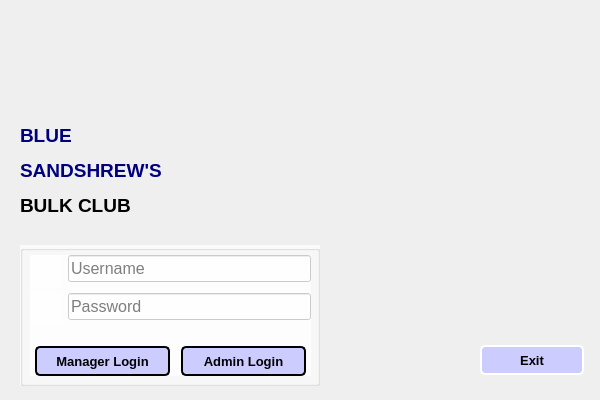
<?xml version="1.0" encoding="UTF-8"?>
<ui version="4.0">
 <class>login</class>
 <widget class="QDialog" name="login">
  <property name="geometry">
   <rect>
    <x>0</x>
    <y>0</y>
    <width>600</width>
    <height>400</height>
   </rect>
  </property>
  <property name="sizePolicy">
   <sizepolicy hsizetype="Fixed" vsizetype="Fixed">
    <horstretch>0</horstretch>
    <verstretch>0</verstretch>
   </sizepolicy>
  </property>
  <property name="minimumSize">
   <size>
    <width>600</width>
    <height>400</height>
   </size>
  </property>
  <property name="maximumSize">
   <size>
    <width>600</width>
    <height>400</height>
   </size>
  </property>
  <property name="windowTitle">
   <string>Login Window</string>
  </property>
  <widget class="QPushButton" name="exitProgramButton">
   <property name="geometry">
    <rect>
     <x>480</x>
     <y>345</y>
     <width>104</width>
     <height>30</height>
    </rect>
   </property>
   <property name="font">
    <font>
     <pointsize>10</pointsize>
     <weight>75</weight>
     <bold>true</bold>
    </font>
   </property>
   <property name="styleSheet">
    <string notr="true">background-color:#ccccff;
border-style: solid;
border-color: white;
border-width: 2px;
border-radius: 5px;</string>
   </property>
   <property name="text">
    <string>Exit</string>
   </property>
  </widget>
  <widget class="QLabel" name="nameLabel">
   <property name="geometry">
    <rect>
     <x>20</x>
     <y>110</y>
     <width>191</width>
     <height>121</height>
    </rect>
   </property>
   <property name="font">
    <font>
     <pointsize>14</pointsize>
     <weight>75</weight>
     <bold>true</bold>
    </font>
   </property>
   <property name="text">
    <string>&lt;html&gt;&lt;head/&gt;&lt;body&gt;&lt;p&gt;&lt;span style=&quot; color:#00007f;&quot;&gt;BLUE&lt;/span&gt;&lt;/p&gt;&lt;p&gt;&lt;span style=&quot; color:#00007f;&quot;&gt;SANDSHREW'S&lt;/span&gt;&lt;/p&gt;&lt;p&gt;BULK CLUB&lt;/p&gt;&lt;/body&gt;&lt;/html&gt;</string>
   </property>
   <property name="wordWrap">
    <bool>true</bool>
   </property>
  </widget>
  <widget class="QGroupBox" name="loginGroupBox">
   <property name="geometry">
    <rect>
     <x>20</x>
     <y>245</y>
     <width>300</width>
     <height>141</height>
    </rect>
   </property>
   <property name="styleSheet">
    <string notr="true">background: rgba(255, 255, 255, 0.7)</string>
   </property>
   <property name="title">
    <string/>
   </property>
   <widget class="QWidget" name="layoutWidget">
    <property name="geometry">
     <rect>
      <x>10</x>
      <y>10</y>
      <width>281</width>
      <height>121</height>
     </rect>
    </property>
    <layout class="QVBoxLayout" name="verticalLayout">
     <item>
      <layout class="QFormLayout" name="formLayout">
       <item row="0" column="0">
        <widget class="QLabel" name="usernameLabel">
         <property name="sizePolicy">
          <sizepolicy hsizetype="Fixed" vsizetype="Fixed">
           <horstretch>0</horstretch>
           <verstretch>0</verstretch>
          </sizepolicy>
         </property>
         <property name="minimumSize">
          <size>
           <width>32</width>
           <height>32</height>
          </size>
         </property>
         <property name="maximumSize">
          <size>
           <width>32</width>
           <height>32</height>
          </size>
         </property>
         <property name="text">
          <string/>
         </property>
         <property name="pixmap">
          <pixmap resource="resource.qrc">:/images/usernameIcon.png</pixmap>
         </property>
         <property name="alignment">
          <set>Qt::AlignRight|Qt::AlignTrailing|Qt::AlignVCenter</set>
         </property>
        </widget>
       </item>
       <item row="0" column="1">
        <widget class="QLineEdit" name="usernameLineEdit">
         <property name="font">
          <font>
           <pointsize>12</pointsize>
          </font>
         </property>
         <property name="placeholderText">
          <string>Username</string>
         </property>
        </widget>
       </item>
       <item row="1" column="0">
        <widget class="QLabel" name="passwordLabel">
         <property name="sizePolicy">
          <sizepolicy hsizetype="Fixed" vsizetype="Fixed">
           <horstretch>0</horstretch>
           <verstretch>0</verstretch>
          </sizepolicy>
         </property>
         <property name="minimumSize">
          <size>
           <width>32</width>
           <height>32</height>
          </size>
         </property>
         <property name="maximumSize">
          <size>
           <width>32</width>
           <height>32</height>
          </size>
         </property>
         <property name="font">
          <font>
           <pointsize>12</pointsize>
          </font>
         </property>
         <property name="text">
          <string/>
         </property>
         <property name="pixmap">
          <pixmap resource="resource.qrc">:/images/passwordIcon.png</pixmap>
         </property>
         <property name="alignment">
          <set>Qt::AlignRight|Qt::AlignTrailing|Qt::AlignVCenter</set>
         </property>
        </widget>
       </item>
       <item row="1" column="1">
        <widget class="QLineEdit" name="passwordLineEdit">
         <property name="font">
          <font>
           <pointsize>12</pointsize>
          </font>
         </property>
         <property name="echoMode">
          <enum>QLineEdit::Password</enum>
         </property>
         <property name="placeholderText">
          <string>Password</string>
         </property>
        </widget>
       </item>
      </layout>
     </item>
     <item>
      <layout class="QHBoxLayout" name="horizontalLayout">
       <item>
        <widget class="QPushButton" name="loginManagerButton">
         <property name="sizePolicy">
          <sizepolicy hsizetype="Fixed" vsizetype="Fixed">
           <horstretch>0</horstretch>
           <verstretch>0</verstretch>
          </sizepolicy>
         </property>
         <property name="minimumSize">
          <size>
           <width>135</width>
           <height>30</height>
          </size>
         </property>
         <property name="maximumSize">
          <size>
           <width>135</width>
           <height>30</height>
          </size>
         </property>
         <property name="font">
          <font>
           <pointsize>10</pointsize>
           <weight>75</weight>
           <bold>true</bold>
          </font>
         </property>
         <property name="toolTip">
          <string extracomment="hi"/>
         </property>
         <property name="styleSheet">
          <string notr="true">background-color:#ccccff;
border-style: solid;
border-color: black;
border-width: 2px;
border-radius: 5px;</string>
         </property>
         <property name="text">
          <string>Manager Login</string>
         </property>
         <property name="flat">
          <bool>false</bool>
         </property>
        </widget>
       </item>
       <item>
        <widget class="QPushButton" name="loginAdminButton">
         <property name="sizePolicy">
          <sizepolicy hsizetype="Fixed" vsizetype="Fixed">
           <horstretch>0</horstretch>
           <verstretch>0</verstretch>
          </sizepolicy>
         </property>
         <property name="minimumSize">
          <size>
           <width>125</width>
           <height>30</height>
          </size>
         </property>
         <property name="maximumSize">
          <size>
           <width>125</width>
           <height>30</height>
          </size>
         </property>
         <property name="font">
          <font>
           <pointsize>10</pointsize>
           <weight>75</weight>
           <bold>true</bold>
          </font>
         </property>
         <property name="toolTip">
          <string extracomment="hi"/>
         </property>
         <property name="styleSheet">
          <string notr="true">background-color:#ccccff;
border-style: solid;
border-color: black;
border-width: 2px;
border-radius: 5px;</string>
         </property>
         <property name="text">
          <string>Admin Login</string>
         </property>
         <property name="flat">
          <bool>false</bool>
         </property>
        </widget>
       </item>
      </layout>
     </item>
    </layout>
   </widget>
  </widget>
  <widget class="QLabel" name="sandShrewPic">
   <property name="geometry">
    <rect>
     <x>0</x>
     <y>0</y>
     <width>601</width>
     <height>401</height>
    </rect>
   </property>
   <property name="font">
    <font>
     <pointsize>12</pointsize>
    </font>
   </property>
   <property name="text">
    <string/>
   </property>
   <property name="pixmap">
    <pixmap resource="resource.qrc">:/images/bluesandshrew.png</pixmap>
   </property>
  </widget>
  <zorder>sandShrewPic</zorder>
  <zorder>exitProgramButton</zorder>
  <zorder>nameLabel</zorder>
  <zorder>loginGroupBox</zorder>
 </widget>
 <resources>
  <include location="resource.qrc"/>
 </resources>
 <connections/>
</ui>
